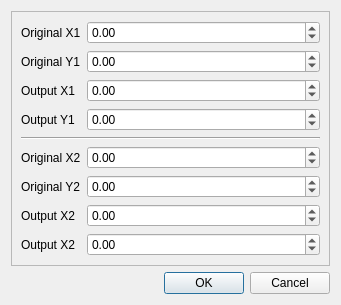
<?xml version="1.0" encoding="UTF-8"?>
<ui version="4.0">
 <class>CalibrationDialog</class>
 <widget class="QDialog" name="CalibrationDialog">
  <property name="geometry">
   <rect>
    <x>0</x>
    <y>0</y>
    <width>341</width>
    <height>288</height>
   </rect>
  </property>
  <property name="windowTitle">
   <string>Dialog</string>
  </property>
  <layout class="QGridLayout" name="gridLayout">
   <item row="1" column="0">
    <widget class="QDialogButtonBox" name="buttonBox">
     <property name="orientation">
      <enum>Qt::Horizontal</enum>
     </property>
     <property name="standardButtons">
      <set>QDialogButtonBox::Cancel|QDialogButtonBox::Ok</set>
     </property>
    </widget>
   </item>
   <item row="0" column="0">
    <widget class="QFrame" name="frame">
     <property name="frameShape">
      <enum>QFrame::StyledPanel</enum>
     </property>
     <property name="frameShadow">
      <enum>QFrame::Raised</enum>
     </property>
     <layout class="QFormLayout" name="formLayout">
      <item row="0" column="0">
       <widget class="QLabel" name="label">
        <property name="text">
         <string>Original X1</string>
        </property>
       </widget>
      </item>
      <item row="1" column="0">
       <widget class="QLabel" name="label_2">
        <property name="text">
         <string>Original Y1</string>
        </property>
       </widget>
      </item>
      <item row="2" column="0">
       <widget class="QLabel" name="label_3">
        <property name="text">
         <string>Output X1</string>
        </property>
       </widget>
      </item>
      <item row="3" column="0">
       <widget class="QLabel" name="label_4">
        <property name="text">
         <string>Output Y1</string>
        </property>
       </widget>
      </item>
      <item row="5" column="0">
       <widget class="QLabel" name="label_5">
        <property name="text">
         <string>Original X2</string>
        </property>
       </widget>
      </item>
      <item row="6" column="0">
       <widget class="QLabel" name="label_6">
        <property name="text">
         <string>Original Y2</string>
        </property>
       </widget>
      </item>
      <item row="7" column="0">
       <widget class="QLabel" name="label_7">
        <property name="text">
         <string>Output X2</string>
        </property>
       </widget>
      </item>
      <item row="8" column="0">
       <widget class="QLabel" name="label_8">
        <property name="text">
         <string>Output X2</string>
        </property>
       </widget>
      </item>
      <item row="4" column="0" colspan="2">
       <widget class="Line" name="line">
        <property name="sizePolicy">
         <sizepolicy hsizetype="Expanding" vsizetype="Fixed">
          <horstretch>0</horstretch>
          <verstretch>0</verstretch>
         </sizepolicy>
        </property>
        <property name="orientation">
         <enum>Qt::Horizontal</enum>
        </property>
       </widget>
      </item>
      <item row="0" column="1">
       <widget class="QDoubleSpinBox" name="ix1">
        <property name="minimum">
         <double>-32000.000000000000000</double>
        </property>
        <property name="maximum">
         <double>32000.000000000000000</double>
        </property>
       </widget>
      </item>
      <item row="1" column="1">
       <widget class="QDoubleSpinBox" name="iy1">
        <property name="minimum">
         <double>-32000.000000000000000</double>
        </property>
        <property name="maximum">
         <double>32000.000000000000000</double>
        </property>
       </widget>
      </item>
      <item row="2" column="1">
       <widget class="QDoubleSpinBox" name="ox1">
        <property name="minimum">
         <double>-32000.000000000000000</double>
        </property>
        <property name="maximum">
         <double>32000.000000000000000</double>
        </property>
       </widget>
      </item>
      <item row="3" column="1">
       <widget class="QDoubleSpinBox" name="oy1">
        <property name="minimum">
         <double>-32000.000000000000000</double>
        </property>
        <property name="maximum">
         <double>32000.000000000000000</double>
        </property>
       </widget>
      </item>
      <item row="5" column="1">
       <widget class="QDoubleSpinBox" name="ix2">
        <property name="minimum">
         <double>-32000.000000000000000</double>
        </property>
        <property name="maximum">
         <double>32000.000000000000000</double>
        </property>
       </widget>
      </item>
      <item row="6" column="1">
       <widget class="QDoubleSpinBox" name="iy2">
        <property name="minimum">
         <double>-32000.000000000000000</double>
        </property>
        <property name="maximum">
         <double>32000.000000000000000</double>
        </property>
       </widget>
      </item>
      <item row="7" column="1">
       <widget class="QDoubleSpinBox" name="ox2">
        <property name="minimum">
         <double>-32000.000000000000000</double>
        </property>
        <property name="maximum">
         <double>32000.000000000000000</double>
        </property>
       </widget>
      </item>
      <item row="8" column="1">
       <widget class="QDoubleSpinBox" name="oy2">
        <property name="minimum">
         <double>-32000.000000000000000</double>
        </property>
        <property name="maximum">
         <double>32000.000000000000000</double>
        </property>
       </widget>
      </item>
     </layout>
    </widget>
   </item>
  </layout>
 </widget>
 <resources/>
 <connections>
  <connection>
   <sender>buttonBox</sender>
   <signal>accepted()</signal>
   <receiver>CalibrationDialog</receiver>
   <slot>accept()</slot>
   <hints>
    <hint type="sourcelabel">
     <x>248</x>
     <y>254</y>
    </hint>
    <hint type="destinationlabel">
     <x>157</x>
     <y>274</y>
    </hint>
   </hints>
  </connection>
  <connection>
   <sender>buttonBox</sender>
   <signal>rejected()</signal>
   <receiver>CalibrationDialog</receiver>
   <slot>reject()</slot>
   <hints>
    <hint type="sourcelabel">
     <x>316</x>
     <y>260</y>
    </hint>
    <hint type="destinationlabel">
     <x>286</x>
     <y>274</y>
    </hint>
   </hints>
  </connection>
 </connections>
</ui>
